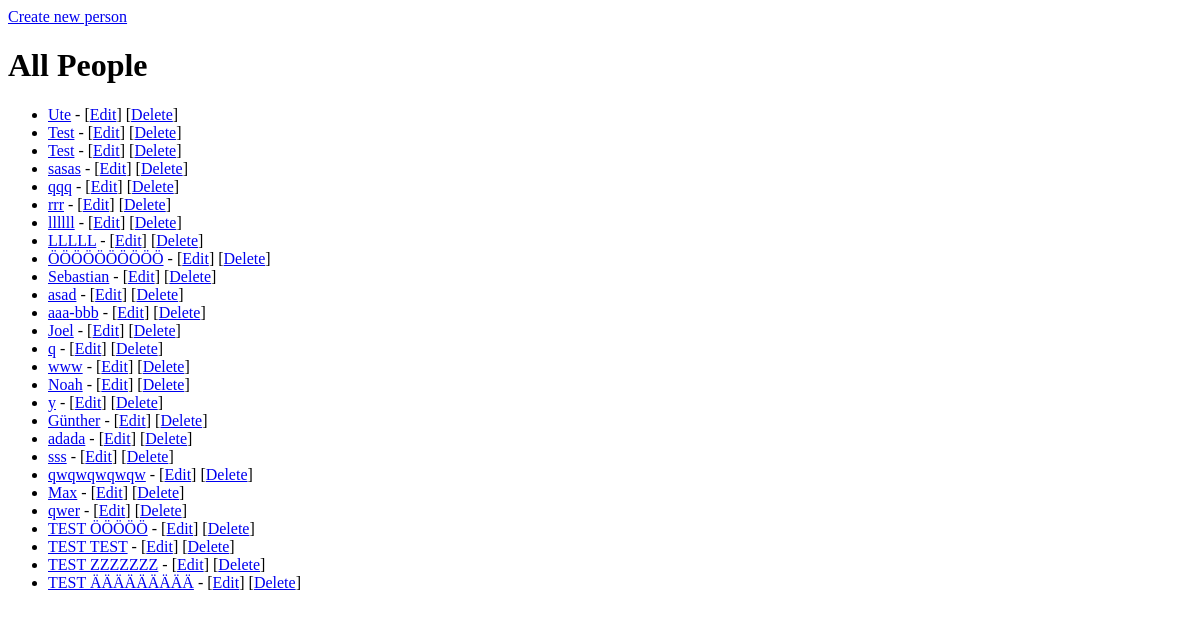
The page /people on the database as committed earlier.
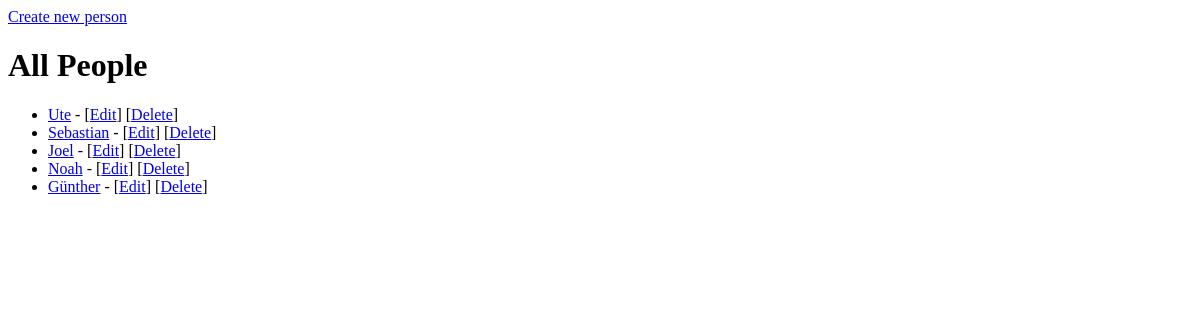
The same page on the database as committed later.
### sevo_views/models.py (models this page shows, shortened)
class Person(models.Model):
    firstname = models.CharField(max_length=255)
    lastname = models.CharField(max_length=255)
    birthday = models.DateField()
    created_at = models.DateTimeField(auto_now=True)
    updated_at = models.DateField(auto_now_add=True)
    class Meta():
        ordering = ["birthday"]

### sevo_views/sevo_class_views/v.py (the view)
        def view_function(request, **kwargs):
            cls._instance = cls()
            setup_return = cls._instance._setup(request, **kwargs)
            cls._instance.after_setup(request, **kwargs)
            return setup_return

### sevo_views/sevo_class_views/v.py (called while the page is built)
    @classmethod
    def as_view(cls, **init_kwargs):
        for key in init_kwargs:
            if hasattr(cls, key):
                setattr(cls, key, init_kwargs[key])
        def view_function(request, **kwargs):
            cls._instance = cls()
            setup_return = cls._instance._setup(request, **kwargs)
            cls._instance.after_setup(request, **kwargs)
            return setup_return
        return view_function

    def get_context(self):
        return {}

    def _setup(self, request, **kwargs):
        return render(request, type(self).template_name, type(self)._instance.get_context())

    def after_setup(self, request, **kwargs):
        pass

    def get_context(self):
        context = super().get_context()
        context[type(self).context_model_name] = type(self)._query_object
        return context

    def get_query_object(self):
        return type(self)._query_object

    def get_queryset(self):
        return type(self).model.objects.all()

    def _setup(self, request, **kwargs):
        type(self)._query_object = self.get_queryset()
        type(self)._query_object = self.get_queries()
        return super()._setup(request, **kwargs)

### sevo_views/templates/sevo_views/index.html (shortened to what this page needs)
{% extends "base.html" %}
{% block header %}
    <header>
        <a href="{% url "person-create" %}">Create new person</a>
        <h1>
            {{ title|title }}
        </h1>
    </header>
{% endblock %}
{% block main %}
    <ul>
        {% for person in model %}
            <li>
                <a href="{% url "person-detail" id=person.id %}">{{ person.firstname }}</a>
                -
                [<a href="{% url "person-update" id=person.id %}">Edit</a>]
                [<a href="{% url "person-delete" id=person.id %}">Delete</a>]
            </li>
        {% endfor %}
    </ul>
{% endblock %}

Rows that differ between the two databases and show on the page:
removed Person: firstname "Test"
removed Person: firstname "Test"
removed Person: firstname "sasas"
removed Person: firstname "qqq"
removed Person: firstname "rrr"
removed Person: firstname "llllll"
removed Person: firstname "LLLLL"
removed Person: firstname "ÖÖÖÖÖÖÖÖÖÖ"
removed Person: firstname "asad"
removed Person: firstname "aaa-bbb"
removed Person: firstname "q"
removed Person: firstname "www"
removed Person: firstname "y"
removed Person: firstname "adada"
removed Person: firstname "sss"
removed Person: firstname "qwqwqwqwqw"
removed Person: firstname "Max"
removed Person: firstname "qwer"
removed Person: firstname "TEST ÖÖÖÖÖ"
removed Person: firstname "TEST TEST"
removed Person: firstname "TEST ZZZZZZZ"
removed Person: firstname "TEST ÄÄÄÄÄÄÄÄÄ"
